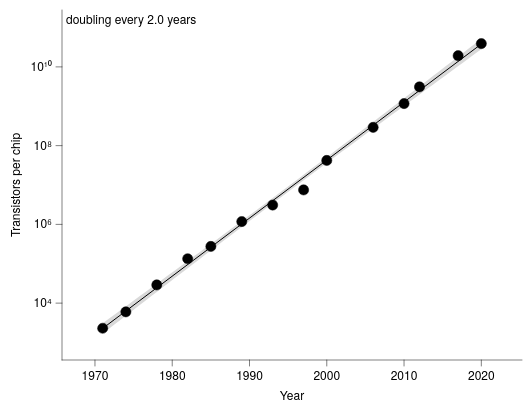

Vega-Lite specification for this chart:
### Vega-Lite specification from a JSON file in a GitHub repository (floating-point values rounded to 4 significant figures)
{"background": null, "config": {"arc": {"fill": "#DBDBDB", "fillOpacity": 1.0, "innerRadius": 43.75, "padAngle": 0.03, "stroke": "black", "strokeOpacity": 1, "strokeWidth": 0.25}, "area": {"fill": "#DBDBDB", "fillOpacity": 1.0, "stroke": "black", "strokeOpacity": 1, "strokeWidth": 0.25}, "axis": {"domain": true, "domainCap": "round", "domainColor": "black", "domainWidth": 0.25, "grid": false, "gridCap": "round", "gridColor": "#F1F1F1", "gridDash": [0, 0], "gridOpacity": 1.0, "gridWidth": 0.25, "labelColor": "black", "labelFont": "Helvetica Neue, HelveticaNeue, Helvetica, Arial, sans-serif", "labelFontSize": 6, "labelFontStyle": "normal", "labelFontWeight": 400, "offset": 0, "ticks": true, "tickCap": "round", "tickColor": "black", "tickRound": false, "tickSize": 3, "tickWidth": 0.25, "titleColor": "black", "titleFont": "Helvetica Neue, HelveticaNeue, Helvetica, Arial, sans-serif", "titleFontSize": 6, "titleFontStyle": "normal", "titleFontWeight": 400}, "axisX": {"domain": true, "labelAlign": "center", "labelAngle": 0, "labels": true, "ticks": true, "translate": 0}, "axisY": {"domain": true, "labelAlign": "right", "labelAngle": 0, "labels": true, "ticks": true, "translate": 0}, "axisRight": {"domain": true, "labelAlign": "left", "labelAngle": 0, "labels": true, "ticks": true, "translate": 0}, "axisTop": {"domain": true, "labelAlign": "center", "labelAngle": 0, "labels": true, "ticks": true, "translate": 0}, "axisBand": {"tickOffset": 0}, "bar": {"fill": "#DBDBDB", "fillOpacity": 1.0, "stroke": "black", "strokeOpacity": 1, "strokeWidth": 0.25}, "boxplot": {"size": 15.75, "ticks": {"cornerRadius": 0.25, "fill": "black", "opacity": 1, "size": 7.875, "thickness": 0.25}, "box": {"fillOpacity": 1.0, "stroke": "black", "strokeOpacity": 1, "strokeWidth": 0.25}, "median": {"cornerRadius": 0, "fill": "black", "fillOpacity": 1.0, "opacity": 1, "size": 15.75, "thickness": 0.25}, "rule": {"fill": "black", "fillOpacity": 1.0, "size": 17.5, "stroke": "black", "strokeDash": [0, 0], "strokeOpacity": 1, "strokeWidth": 0.25}, "outliers": {"color": "black", "fill": "black", "fillOpacity": 1.0, "size": 0, "stroke": "black", "strokeOpacity": 1, "strokeWidth": 0.25}}, "circle": {"fill": "black", "fillOpacity": 1.0, "size": 2.188, "stroke": null, "strokeOpacity": 1, "strokeWidth": 0.25}, "errorband": {"band": {"fillOpacity": 0.6, "stroke": null, "strokeWidth": 0.25, "strokeOpacity": 1}, "borders": {"opacity": 0, "strokeOpacity": 1, "strokeWidth": 0.25}}, "errorbar": {"opacity": 1, "rule": {"strokeDash": [0, 0], "strokeWidth": 0.25}, "ticks": {"color": "black", "cornerRadius": 0.125, "opacity": 1, "size": 10.5, "thickness": 0.25}, "thickness": 0.25}, "font": "Helvetica Neue, HelveticaNeue, Helvetica, Arial, sans-serif", "geoshape": {"fill": "#DBDBDB", "fillOpacity": 1.0, "stroke": "black", "strokeOpacity": 1, "strokeWidth": 0.25}, "header": {"labelColor": "black", "labelFont": "Helvetica Neue, HelveticaNeue, Helvetica, Arial, sans-serif", "labelFontSize": 6, "labelFontStyle": "normal", "labelFontWeight": 400, "titleColor": "black", "titleFont": "Helvetica Neue, HelveticaNeue, Helvetica, Arial, sans-serif", "titleFontSize": 6, "titleFontStyle": "normal", "titleFontWeight": 400, "titlePadding": 0}, "legend": {"disable": false, "offset": 4.5, "titlePadding": 4, "labelOffset": 2, "gradientLabelOffset": 2, "columnPadding": 4, "rowPadding": 2, "gradientLength": 87.5, "gradientThickness": 8.75, "gradientOpacity": 1.0, "gradientStrokeColor": "black", "gradientStrokeWidth": 0.25, "labelColor": "black", "labelFont": "Helvetica Neue, HelveticaNeue, Helvetica, Arial, sans-serif", "labelFontSize": 6, "labelFontStyle": "normal", "labelFontWeight": 400, "strokeColor": "black", "strokeWidth": 0, "symbolSize": 36, "symbolStrokeColor": "black", "symbolStrokeWidth": 0.25, "titleColor": "black", "titleFont": "Helvetica Neue, HelveticaNeue, Helvetica, Arial, sans-serif", "titleFontSize": 6, "titleFontStyle": "normal", "titleFontWeight": 400}, "line": {"color": "black", "stroke": "black", "strokeCap": "butt", "strokeDash": [0, 0], "strokeOpacity": 1, "strokeWidth": 0.5}, "point": {"filled": true, "fill": "#DBDBDB", "fillOpacity": 1.0, "size": 8.75, "stroke": "black", "strokeOpacity": 1, "strokeWidth": 0.25}, "range": {"category": ["#B2B2B2", "#4A7CD3", "#008542", "#664CAF", "#509F98", "#636363", "#284F93", "#005226", "#382864", "#285753"], "diverging": {"scheme": ["#443E60", "#5F597E", "#7C759B", "#9994B6", "#B7B4CC", "#D6D5DC", "#F6F6F6", "#D1DAD9", "#A4C2BF", "#7AA9A4", "#578E89", "#37736E", "#1B5954"]}, "heatmap": {"scheme": ["#440154", "#472270", "#433E82", "#38598C", "#2C728E", "#238A8D", "#24A086", "#39B578", "#5DC862", "#96D646", "#CAE02D", "#FDE724"]}, "ordinal": {"scheme": ["#F1F1F1", "#DBDBDB", "#C6C6C6", "#B2B2B2", "#9D9D9D", "#898989", "#767676", "#636363", "#515151", "#404040", "#2F2F2F", "#1F1F1F"]}, "ramp": {"scheme": ["#440154", "#472270", "#433E82", "#38598C", "#2C728E", "#238A8D", "#24A086", "#39B578", "#5DC862", "#96D646", "#CAE02D", "#FDE724"]}}, "rule": {"color": "black", "stroke": "black", "strokeCap": "round", "strokeDash": [2, 2], "strokeOpacity": 1, "strokeWidth": 0.25}, "scale": {"barBandPaddingInner": 0.1, "rectBandPaddingInner": 0, "tickBandPaddingInner": 0.1, "bandPaddingOuter": 0.1, "bandWithNestedOffsetPaddingInner": 0.2, "bandWithNestedOffsetPaddingOuter": 0.2, "offsetBandPaddingInner": 0, "offsetBandPaddingOuter": 0, "continuousPadding": 8.75, "round": false}, "rect": {"fill": "#DBDBDB", "fillOpacity": 1.0, "stroke": "black", "strokeOpacity": 1, "strokeWidth": 0.25}, "square": {"fill": "#DBDBDB", "fillOpacity": 1.0, "size": 17.5, "stroke": "black", "strokeOpacity": 1, "strokeWidth": 0.25}, "text": {"color": "black", "font": "Helvetica Neue, HelveticaNeue, Helvetica, Arial, sans-serif", "fontSize": 6, "fontStyle": "normal", "fontWeight": 400}, "tick": {"color": "black", "cornerRadius": 0.125, "opacity": 1.0, "size": 15.75, "thickness": 0.25}, "title": {"anchor": "middle", "frame": "group", "color": "black", "font": "Helvetica Neue, HelveticaNeue, Helvetica, Arial, sans-serif", "fontSize": 6, "fontStyle": "normal", "fontWeight": 400, "subtitleColor": "black", "subtitleFont": "Helvetica Neue, HelveticaNeue, Helvetica, Arial, sans-serif", "subtitleFontSize": 6, "subtitleFontStyle": "normal", "subtitleFontWeight": 400}, "trail": {"color": "black", "opacity": 1, "size": 0.5}, "view": {"continuousWidth": 230, "continuousHeight": 175, "discreteWidth": 230, "discreteHeight": 175, "fill": null, "stroke": null, "strokeWidth": 0.25}}, "layer": [{"data": {"name": "data-71ccae877fc7d63c338c61c9a3872b73"}, "mark": {"type": "point", "color": "black", "filled": true, "size": 26}, "encoding": {"x": {"axis": {"format": "d"}, "field": "year", "scale": {"domain": [1968, 2023], "nice": false}, "title": "Year", "type": "quantitative"}, "y": {"axis": {"labelExpr": "'10' + ['⁰','¹','²','³','⁴','⁵','⁶','⁷','⁸','⁹','¹⁰'][round(datum.value)]", "title": "Transistors per chip", "values": [4, 6, 8, 10]}, "field": "log_t", "scale": {"domain": [3, 11], "nice": false}, "type": "quantitative"}}}, {"layer": [{"data": {"name": "data-aa76fe6d7514a3e363a1a86e52d6f8d3"}, "mark": {"type": "area", "fill": "black", "fillOpacity": 0.15, "stroke": null, "strokeWidth": 0}, "encoding": {"x": {"field": "year", "type": "quantitative", "scale": {"nice": false}}, "y": {"field": "log_t", "type": "quantitative", "scale": {"nice": false}}, "y2": {"field": "__ci_hi"}}}, {"data": {"name": "data-b3e0e39151168cc30f0c8c2564fa1535"}, "mark": {"type": "line"}, "encoding": {"x": {"field": "year", "type": "quantitative", "scale": {"nice": false}}, "y": {"field": "log_t", "type": "quantitative", "scale": {"nice": false}}}}], "name": "__dysonsphere_df165ead900c5885_67"}, {"data": {"values": [{"__dysonsphere__": 1}]}, "mark": {"type": "text", "align": "left", "angle": 0, "baseline": "top", "dx": 0, "dy": 0, "opacity": 1.0}, "encoding": {"text": {"value": "doubling every 2.0 years"}, "x": {"value": 2}, "y": {"value": 2}}}], "$schema": "https://vega.github.io/schema/vega-lite/v6.4.1.json", "datasets": {"data-71ccae877fc7d63c338c61c9a3872b73": [{"year": 1971, "transistors": 2300, "log_t": 3.362}, {"year": 1974, "transistors": 6000, "log_t": 3.778}, {"year": 1978, "transistors": 29000, "log_t": 4.462}, {"year": 1982, "transistors": 134000, "log_t": 5.127}, {"year": 1985, "transistors": 275000, "log_t": 5.439}, {"year": 1989, "transistors": 1180000, "log_t": 6.072}, {"year": 1993, "transistors": 3100000, "log_t": 6.491}, {"year": 1997, "transistors": 7500000, "log_t": 6.875}, {"year": 2000, "transistors": 42000000, "log_t": 7.623}, {"year": 2006, "transistors": 291000000, "log_t": 8.464}, {"year": 2010, "transistors": 1170000000, "log_t": 9.068}, {"year": 2012, "transistors": 3100000000, "log_t": 9.491}, {"year": 2017, "transistors": 19200000000, "log_t": 10.28}, {"year": 2020, "transistors": 39000000000, "log_t": 10.59}], "data-aa76fe6d7514a3e363a1a86e52d6f8d3": [{"year": 1971.0, "log_t": 3.227, "__ci_hi": 3.489, "__dysonsphere__": 1}, {"year": 1972.0, "log_t": 3.344, "__ci_hi": 3.6, "__dysonsphere__": 1}, {"year": 1973.0, "log_t": 3.462, "__ci_hi": 3.712, "__dysonsphere__": 1}, {"year": 1973.0, "log_t": 3.58, "__ci_hi": 3.824, "__dysonsphere__": 1}, {"year": 1974.0, "log_t": 3.697, "__ci_hi": 3.936, "__dysonsphere__": 1}, {"year": 1975.0, "log_t": 3.815, "__ci_hi": 4.047, "__dysonsphere__": 1}, {"year": 1976.0, "log_t": 3.932, "__ci_hi": 4.159, "__dysonsphere__": 1}, {"year": 1976.0, "log_t": 4.049, "__ci_hi": 4.271, "__dysonsphere__": 1}, {"year": 1977.0, "log_t": 4.167, "__ci_hi": 4.383, "__dysonsphere__": 1}, {"year": 1978.0, "log_t": 4.284, "__ci_hi": 4.495, "__dysonsphere__": 1}, {"year": 1979.0, "log_t": 4.401, "__ci_hi": 4.607, "__dysonsphere__": 1}, {"year": 1980.0, "log_t": 4.518, "__ci_hi": 4.719, "__dysonsphere__": 1}, {"year": 1980.0, "log_t": 4.636, "__ci_hi": 4.832, "__dysonsphere__": 1}, {"year": 1981.0, "log_t": 4.753, "__ci_hi": 4.944, "__dysonsphere__": 1}, {"year": 1982.0, "log_t": 4.87, "__ci_hi": 5.056, "__dysonsphere__": 1}, {"year": 1983.0, "log_t": 4.987, "__ci_hi": 5.168, "__dysonsphere__": 1}, {"year": 1983.0, "log_t": 5.103, "__ci_hi": 5.281, "__dysonsphere__": 1}, {"year": 1984.0, "log_t": 5.22, "__ci_hi": 5.394, "__dysonsphere__": 1}, {"year": 1985.0, "log_t": 5.337, "__ci_hi": 5.506, "__dysonsphere__": 1}, {"year": 1986.0, "log_t": 5.453, "__ci_hi": 5.619, "__dysonsphere__": 1}, {"year": 1987.0, "log_t": 5.57, "__ci_hi": 5.732, "__dysonsphere__": 1}, {"year": 1987.0, "log_t": 5.686, "__ci_hi": 5.845, "__dysonsphere__": 1}, {"year": 1988.0, "log_t": 5.802, "__ci_hi": 5.958, "__dysonsphere__": 1}, {"year": 1989.0, "log_t": 5.918, "__ci_hi": 6.071, "__dysonsphere__": 1}, {"year": 1990.0, "log_t": 6.034, "__ci_hi": 6.185, "__dysonsphere__": 1}, {"year": 1990.0, "log_t": 6.15, "__ci_hi": 6.298, "__dysonsphere__": 1}, {"year": 1991.0, "log_t": 6.266, "__ci_hi": 6.412, "__dysonsphere__": 1}, {"year": 1992.0, "log_t": 6.381, "__ci_hi": 6.526, "__dysonsphere__": 1}, {"year": 1993.0, "log_t": 6.496, "__ci_hi": 6.64, "__dysonsphere__": 1}, {"year": 1994.0, "log_t": 6.612, "__ci_hi": 6.754, "__dysonsphere__": 1}, {"year": 1994.0, "log_t": 6.727, "__ci_hi": 6.868, "__dysonsphere__": 1}, {"year": 1995.0, "log_t": 6.841, "__ci_hi": 6.983, "__dysonsphere__": 1}, {"year": 1996.0, "log_t": 6.956, "__ci_hi": 7.097, "__dysonsphere__": 1}, {"year": 1997.0, "log_t": 7.07, "__ci_hi": 7.212, "__dysonsphere__": 1}, {"year": 1997.0, "log_t": 7.185, "__ci_hi": 7.327, "__dysonsphere__": 1}, {"year": 1998.0, "log_t": 7.299, "__ci_hi": 7.442, "__dysonsphere__": 1}, {"year": 1999.0, "log_t": 7.413, "__ci_hi": 7.558, "__dysonsphere__": 1}, {"year": 2000.0, "log_t": 7.526, "__ci_hi": 7.673, "__dysonsphere__": 1}, {"year": 2001.0, "log_t": 7.64, "__ci_hi": 7.789, "__dysonsphere__": 1}, {"year": 2001.0, "log_t": 7.753, "__ci_hi": 7.905, "__dysonsphere__": 1}, {"year": 2002.0, "log_t": 7.867, "__ci_hi": 8.021, "__dysonsphere__": 1}, {"year": 2003.0, "log_t": 7.98, "__ci_hi": 8.137, "__dysonsphere__": 1}, {"year": 2004.0, "log_t": 8.093, "__ci_hi": 8.253, "__dysonsphere__": 1}, {"year": 2004.0, "log_t": 8.206, "__ci_hi": 8.37, "__dysonsphere__": 1}, {"year": 2005.0, "log_t": 8.319, "__ci_hi": 8.486, "__dysonsphere__": 1}, {"year": 2006.0, "log_t": 8.431, "__ci_hi": 8.603, "__dysonsphere__": 1}, {"year": 2007.0, "log_t": 8.544, "__ci_hi": 8.72, "__dysonsphere__": 1}, {"year": 2008.0, "log_t": 8.656, "__ci_hi": 8.836, "__dysonsphere__": 1}, {"year": 2008.0, "log_t": 8.769, "__ci_hi": 8.953, "__dysonsphere__": 1}, {"year": 2009.0, "log_t": 8.881, "__ci_hi": 9.07, "__dysonsphere__": 1}, {"year": 2010.0, "log_t": 8.993, "__ci_hi": 9.187, "__dysonsphere__": 1}, {"year": 2011.0, "log_t": 9.106, "__ci_hi": 9.304, "__dysonsphere__": 1}, {"year": 2011.0, "log_t": 9.218, "__ci_hi": 9.422, "__dysonsphere__": 1}, {"year": 2012.0, "log_t": 9.33, "__ci_hi": 9.539, "__dysonsphere__": 1}, {"year": 2013.0, "log_t": 9.442, "__ci_hi": 9.656, "__dysonsphere__": 1}, {"year": 2014.0, "log_t": 9.554, "__ci_hi": 9.773, "__dysonsphere__": 1}, {"year": 2015.0, "log_t": 9.666, "__ci_hi": 9.891, "__dysonsphere__": 1}, {"year": 2015.0, "log_t": 9.778, "__ci_hi": 10.01, "__dysonsphere__": 1}, {"year": 2016.0, "log_t": 9.89, "__ci_hi": 10.13, "__dysonsphere__": 1}, {"year": 2017.0, "log_t": 10.0, "__ci_hi": 10.24, "__dysonsphere__": 1}, {"year": 2018.0, "log_t": 10.11, "__ci_hi": 10.36, "__dysonsphere__": 1}, {"year": 2018.0, "log_t": 10.22, "__ci_hi": 10.48, "__dysonsphere__": 1}, {"year": 2019.0, "log_t": 10.34, "__ci_hi": 10.6, "__dysonsphere__": 1}, {"year": 2020.0, "log_t": 10.45, "__ci_hi": 10.71, "__dysonsphere__": 1}], "data-b3e0e39151168cc30f0c8c2564fa1535": [{"year": 1971.0, "log_t": 3.358, "__dysonsphere__": 1}, {"year": 2020.0, "log_t": 10.58, "__dysonsphere__": 1}]}}
